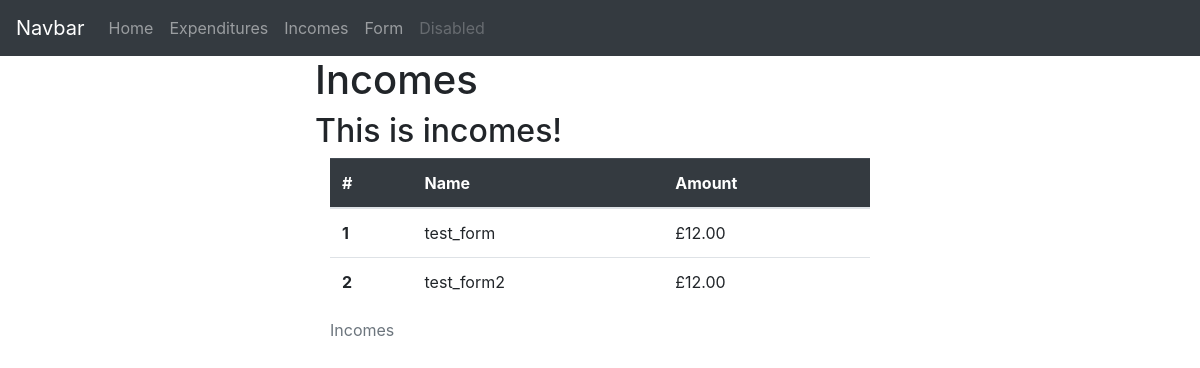
/incomes, run on an earlier commit of the app's database.
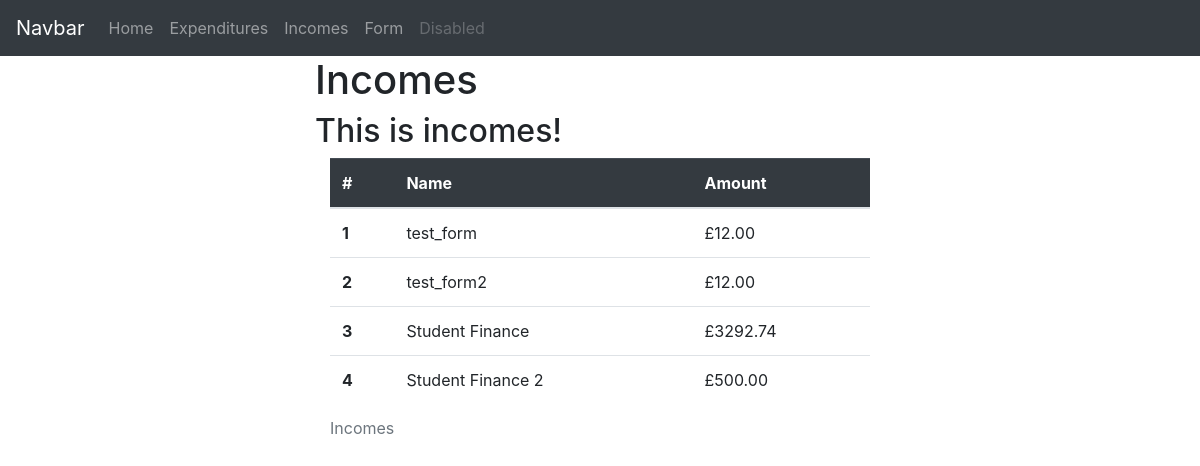
And on a later commit of the database.
### app/models.py (models this page shows)
class Income(db.Model):
    id = db.Column(db.Integer, primary_key=True)
    name = db.Column(db.String(500), index=True, unique=True)
    amount = db.Column(db.Float)

### app/views.py (the view)
@app.route('/incomes', methods =['GET','POST'])
def incomes():
    with app.app_context():
        incomes_list=db.session.query(models.Income).all()
    incomes_count = len(incomes_list)
    incomes={'description':'This is incomes!'}
    return render_template('incomes.html', title='Incomes',incomes_list = incomes_list, incomes_count=incomes_count ,incomes=incomes) #this is the base location

### app/templates/incomes.html
{% extends "base.html" %}]
{%block content%}
<h1>Incomes</h1>
<h2>{{incomes.description}}</h2>
<div class="container">
    <table class="table table-hover">
        <caption>Incomes</caption>
        <thead class="table-dark">
          <tr>
            <th scope="col">#</th>
            <th scope="col">Name</th>
            <th scope="col">Amount</th>
          </tr>
        </thead>
        <tbody>
          {% for x in range(1,incomes_count+1) %}
          <tr>
            <th scope="row">{{x}}</th>
            <td>{{incomes_list[x-1].name}}</td>
            <td>£{{'%0.2f'|format(incomes_list[x-1].amount|float)}}</td>
          </tr>
          {% endfor %}
        </tbody>
      </table>
</div>
{%endblock%}

### app/templates/base.html (shortened to what this page needs)
<!DOCTYPE html>
<html lang="en">
  <head>
  <link rel="stylesheet" href="https://stackpath.bootstrapcdn.com/bootstrap/4.2.1/css/bootstrap.min.css">
  </head>
  <body>
    <nav class="navbar navbar-expand-md navbar-dark bg-dark">
      <a class="navbar-brand" href="#">Navbar</a>
      <div class="collapse navbar-collapse" id="navbarSupportedContent">
        <ul class="navbar-nav mr-auto">
          <li class="nav-item"><a class="nav-link" href="/home">Home <span class="sr-only">(current)</span></a></li>
          <li class="nav-item"><a class="nav-link" href="/expenditures">Expenditures</a></li>
          <li class="nav-item"><a class="nav-link" href="/incomes">Incomes</a></li>
          <li class="nav-item"><a class="nav-link" href="/form">Form</a></li>
          <li class="nav-item"><a class="nav-link disabled" href="#">Disabled</a></li>
        </ul>
      </div>
    </nav>
    <div class="container-fluid">
      <div class="row">
        <div class="col-3"></div>
          <div class="col-6 justify-content-center">
            {% block content %}{% endblock %}
          </div>
        </div>
      </div>
  </body>
</html>

What changed in the data, as far as the page shows it:
added Income: name "Student Finance", amount "3292.74"
added Income: name "Student Finance 2", amount "500.00"
Also different on the page:
new list line: "3 £"
new list line: "4 £"
